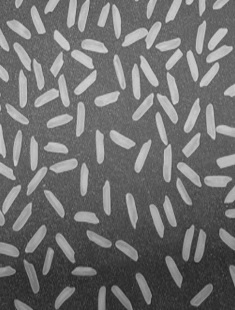
#> input picture OperacaoMorfologica/arroz.jpg, 235 x 310 px, found by its file name
$ python TopHat.py
#> lines starting #> are read from the running program, lines starting #| are printed output that depends on the picture
#TopHat Não muito usada
import cv2 as cv
import numpy as np

imagemOriginal = cv.imread("./OperacaoMorfologica/arroz.jpg", 0)
#> imagemOriginal is the input picture: shape (310, 235); min 32, max 218, mean 110.8

elementoEstruturante = cv.getStructuringElement(cv.MORPH_ELLIPSE, (25,25))
imagemProcessada = cv.morphologyEx(imagemOriginal, cv.MORPH_TOPHAT, elementoEstruturante)
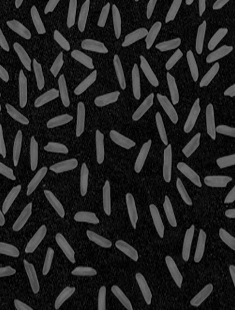
#> imagemProcessada: shape (310, 235); min 0, max 124, mean 33.7

#Ajuste de contraste
imagemTratada = cv.add(imagemProcessada, imagemProcessada)
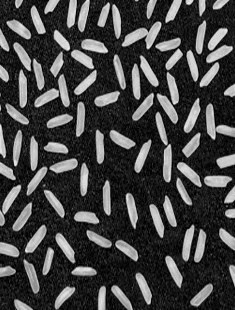
#> imagemTratada: shape (310, 235); min 0, max 248, mean 67.3
cv.imshow("Original", imagemOriginal)
cv.imshow("Resultado", imagemProcessada)
cv.imshow("Final", imagemTratada)

cv.waitKey(0)
cv.destroyAllWindows()
